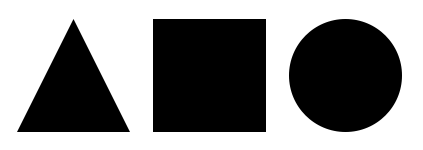
#> input picture 파이썬으로 만드는 OpenCV 프로젝트/img/shapes.png, 423 x 150 px; the run also reads 1 picture not shown here
$ jupyter execute --allow-errors '7장 영상분할.ipynb'   (shell and % lines are left out)   (older library calls are emulated)
#> lines starting #> are read from the running program, lines starting #| are printed output that depends on the picture; after the words box and inside, x2 and y2 are one past the last pixel; in counts of white or black regions, pixels touching at a corner belong together
open cv 버전 차이로 기존 코드로는 다음과 같은 오류 발생

[cell 1]
import cv2
import numpy as np

img = cv2.imread('./img/shapes.png')
#> img is the input picture: shape (150, 423, 3); min 0, max 255, mean 137.7
img2 = img.copy()

# 그레이 스케일로 변환 ---①
imgray = cv2.cvtColor(img, cv2.COLOR_BGR2GRAY)
# 스레시홀드로 바이너리 이미지로 만들어서 검은배경에 흰색전경으로 반전 ---②
ret, imthres = cv2.threshold(imgray, 127, 255, cv2.THRESH_BINARY_INV)
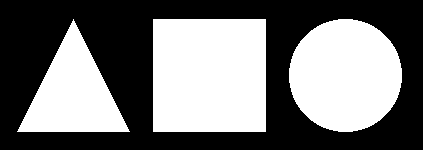
#> imthres: shape (150, 423); 46% white; 3 white regions

# 가장 바깥쪽 컨투어에 대해 모든 좌표 반환 ---③
im2, contour, hierarchy = cv2.findContours(imthres, cv2.RETR_EXTERNAL, \
                                                 cv2.CHAIN_APPROX_NONE)
#> contour = 3 contours; box (x1, y1, x2, y2) and area: (153, 19, 266, 132) 12544, (289, 19, 402, 132) 9870, (17, 19, 130, 132) 6216
# 가장 바깥쪽 컨투어에 대해 꼭지점 좌표만 반환 ---④
im2, contour2, hierarchy = cv2.findContours(imthres, cv2.RETR_EXTERNAL, \
                                                cv2.CHAIN_APPROX_SIMPLE)
#> contour2 has the same summary as contour
# 각각의 컨투의 갯수 출력 ---⑤
print('도형의 갯수: %d(%d)'% (len(contour), len(contour2)))
#| 도형의 갯수: 3(3)

# 모든 좌표를 갖는 컨투어 그리기, 초록색  ---⑥
cv2.drawContours(img, contour, -1, (0,255,0), 4)
#> img: shape (150, 423, 3); 8.62% of pixels changed, all inside (x1, y1, x2, y2) = (15, 17, 404, 134)
# 꼭지점 좌표만을 갖는 컨투어 그리기, 초록색  ---⑦
cv2.drawContours(img2, contour2, -1, (0,255,0), 4)

# 컨투어 모든 좌표를 작은 파랑색 점(원)으로 표시 ---⑧
for i in contour:
    for j in i:
        cv2.circle(img, tuple(j[0]), 1, (255,0,0), -1)
#> this loop made 3 passes
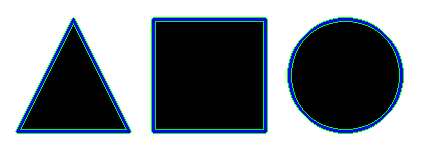
#> img: shape (150, 423, 3); mean B, G, R 141.9, 137.5, 128.7

# 컨투어 꼭지점 좌표를 작은 파랑색 점(원)으로 표시 ---⑨
for i in contour2:
    for j in i:
        cv2.circle(img2, tuple(j[0]), 1, (255,0,0), -1)
#> this loop made 3 passes
#> i on pass 2: [[153, 19], [153, 131], [265, 131], [265, 19]]
#> img2: shape (150, 423, 3); mean B, G, R 133.7, 145.7, 128.7

# 결과 출력 ---⑩
cv2.imshow('CHAIN_APPROX_NONE', img)
cv2.imshow('CHAIN_APPROX_SIMPLE', img2)
cv2.waitKey(0)
cv2.destroyAllWindows()

[cell 2]
cv2.__version__
#> Out = '4.13.0'

다음과 같이 수정

[cell 3]
import cv2
import numpy as np

img = cv2.imread('./img/shapes.png')
img2 = img.copy()

# 그레이 스케일로 변환 ---①
imgray = cv2.cvtColor(img, cv2.COLOR_BGR2GRAY)
# 스레시홀드로 바이너리 이미지로 만들어서 검은배경에 흰색전경으로 반전 ---②
ret, imthres = cv2.threshold(imgray, 127, 255, cv2.THRESH_BINARY_INV)

# 가장 바깥쪽 컨투어에 대해 모든 좌표 반환 ---③
#im2,
contour, hierarchy = cv2.findContours(imthres, cv2.RETR_EXTERNAL, \
                                                 cv2.CHAIN_APPROX_NONE)
# 가장 바깥쪽 컨투어에 대해 꼭지점 좌표만 반환 ---④
#im2,
contour2, hierarchy = cv2.findContours(imthres, cv2.RETR_EXTERNAL, \
                                                cv2.CHAIN_APPROX_SIMPLE)
# 각각의 컨투의 갯수 출력 ---⑤
print('도형의 갯수: %d(%d)'% (len(contour), len(contour2)))
#| 도형의 갯수: 3(3)

# 모든 좌표를 갖는 컨투어 그리기, 초록색  ---⑥
cv2.drawContours(img, contour, -1, (0,255,0), 4)
# 꼭지점 좌표만을 갖는 컨투어 그리기, 초록색  ---⑦
cv2.drawContours(img2, contour2, -1, (0,255,0), 4)

# 컨투어 모든 좌표를 작은 파랑색 점(원)으로 표시 ---⑧
for i in contour:
    for j in i:
        cv2.circle(img, tuple(j[0]), 1, (255,0,0), -1)

# 컨투어 꼭지점 좌표를 작은 파랑색 점(원)으로 표시 ---⑨
for i in contour2:
    for j in i:
        cv2.circle(img2, tuple(j[0]), 1, (255,0,0), -1)

# 결과 출력 ---⑩
cv2.imshow('CHAIN_APPROX_NONE', img)
cv2.imshow('CHAIN_APPROX_SIMPLE', img2)
cv2.waitKey(0)
cv2.destroyAllWindows()

#노트북에서 보기
from matplotlib import pyplot as plt
def cv2tomat(img):
    b, g, r = cv2.split(img)   # img파일을 b,g,r로 분리
    img2 = cv2.merge([r,g,b]) # b, r을 바꿔서 Merge
    return img2
images = {'CHAIN_APPROX_NONE':img,'CHAIN_APPROX_SIMPLE':img2}
for i, (k, v) in enumerate(images.items()):
    plt.subplot(len(images),1,i+1)
    plt.title(k)
    plt.imshow(cv2tomat(v))
#> this loop made 2 passes
#plt.rcParams["figure.figsize"] = (30,30)
plt.show()

[cell 4]
import cv2
import numpy as np

# 영상 읽기
img = cv2.imread('./img/shapes_donut.png')
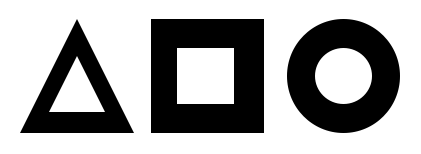
#> input picture 파이썬으로 만드는 OpenCV 프로젝트/img/shapes_donut.png, 421 x 154 px
#> img is the input picture: shape (154, 421, 3); min 0, max 255, mean 167.6
img2 = img.copy()
# 바이너리 이미지로 변환
imgray = cv2.cvtColor(img, cv2.COLOR_BGR2GRAY)
#> imgray: shape (154, 421)
ret, imthres = cv2.threshold(imgray, 127, 255, cv2.THRESH_BINARY_INV)
#> imthres: shape (154, 421); 34.3% white; 3 white regions

# 가장 바깥 컨투어만 수집   --- ①
im2, contour, hierarchy = cv2.findContours(imthres, cv2.RETR_EXTERNAL, \
                                                cv2.CHAIN_APPROX_NONE)
#> contour = 3 contours; box (x1, y1, x2, y2) and area: (151, 19, 264, 133) 12656, (287, 19, 400, 133) 9964, (20, 20, 134, 133) 6328
# 컨투어 갯수와 계층 트리 출력 --- ②
print(len(contour), hierarchy)
#| 3 [[[ 1 -1 -1 -1]
#|   [ 2  0 -1 -1]
#|   [-1  1 -1 -1]]]

# 모든 컨투어를 트리 계층 으로 수집 ---③
im2, contour2, hierarchy = cv2.findContours(imthres, cv2.RETR_TREE, \
                                            cv2.CHAIN_APPROX_SIMPLE)
#> contour2 = 6 contours; box (x1, y1, x2, y2) and area: (151, 19, 264, 133) 12656, (287, 19, 400, 133) 9964, (20, 20, 134, 133) 6328, (176, 47, 235, 105) 3304, (314, 47, 373, 105) 2584, (48, 56, 106, 113) 1651
# 컨투어 갯수와 계층 트리 출력 ---④
print(len(contour2), hierarchy)
#| 6 [[[ 2 -1  1 -1]
#|   [-1 -1 -1  0]
#|   [ 4  0  3 -1]
#|   [-1 -1 -1  2]
#|   [-1  2  5 -1]
#|   [-1 -1 -1  4]]]

# 가장 바깥 컨투어만 그리기 ---⑤
cv2.drawContours(img, contour, -1, (0,255,0), 3)
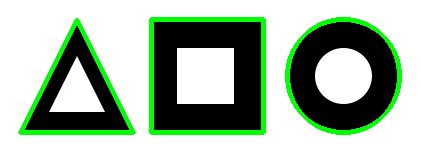
#> img: shape (154, 421, 3); 8.49% of pixels changed, all inside (x1, y1, x2, y2) = (18, 17, 402, 135)
# 모든 컨투어 그리기 ---⑥
for idx, cont in enumerate(contour2):
    # 랜덤한 컬러 추출 ---⑦
    color = [int(i) for i in np.random.randint(0,255, 3)]
    # 컨투어 인덱스 마다 랜덤한 색상으로 그리기 ---⑧
    cv2.drawContours(img2, contour2, idx, color, 3)
    # 컨투어 첫 좌표에 인덱스 숫자 표시 ---⑨
    cv2.putText(img2, str(idx), tuple(cont[0][0]), cv2.FONT_HERSHEY_PLAIN, \
                                                            1, (0,0,255))
#> this loop made 6 passes
#> color on passes 1, 2, 3, 4, 6: [172, 47, 117], [192, 67, 251], [195, 103, 9], [211, 21, 242], [216, 88, 140]
#> (cont, color) on pass 5: ([[151, 19], [151, 132], [263, 132], [263, 19]], [36, 87, 70])
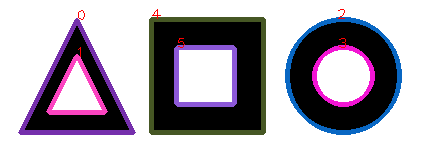
#> img2: shape (154, 421, 3); 12.91% of pixels changed, all inside (x1, y1, x2, y2) = (18, 9, 402, 135)

# 화면 출력
cv2.imshow('RETR_EXTERNAL', img)
cv2.imshow('RETR_TREE', img2)
cv2.waitKey(0)
cv2.destroyAllWindows()

[cell 5]
import cv2
import numpy as np

# 영상 읽기
img = cv2.imread('./img/shapes_donut.png')
img2 = img.copy()
# 바이너리 이미지로 변환
imgray = cv2.cvtColor(img, cv2.COLOR_BGR2GRAY)
ret, imthres = cv2.threshold(imgray, 127, 255, cv2.THRESH_BINARY_INV)

# 가장 바깥 컨투어만 수집   --- ①
#im2,
contour, hierarchy = cv2.findContours(imthres, cv2.RETR_EXTERNAL, \
                                                cv2.CHAIN_APPROX_NONE)
# 컨투어 갯수와 계층 트리 출력 --- ②
print(len(contour), hierarchy)
#| 3 [[[ 1 -1 -1 -1]
#|   [ 2  0 -1 -1]
#|   [-1  1 -1 -1]]]

# 모든 컨투어를 트리 계층 으로 수집 ---③
#im2,
contour2, hierarchy = cv2.findContours(imthres, cv2.RETR_TREE, \
                                            cv2.CHAIN_APPROX_SIMPLE)
# 컨투어 갯수와 계층 트리 출력 ---④
print(len(contour2), hierarchy)
#| 6 [[[ 2 -1  1 -1]
#|   [-1 -1 -1  0]
#|   [ 4  0  3 -1]
#|   [-1 -1 -1  2]
#|   [-1  2  5 -1]
#|   [-1 -1 -1  4]]]

# 가장 바깥 컨투어만 그리기 ---⑤
cv2.drawContours(img, contour, -1, (0,255,0), 3)
# 모든 컨투어 그리기 ---⑥
for idx, cont in enumerate(contour2):
    # 랜덤한 컬러 추출 ---⑦
    color = [int(i) for i in np.random.randint(0,255, 3)]
    # 컨투어 인덱스 마다 랜덤한 색상으로 그리기 ---⑧
    cv2.drawContours(img2, contour2, idx, color, 3)
    # 컨투어 첫 좌표에 인덱스 숫자 표시 ---⑨
    cv2.putText(img2, str(idx), tuple(cont[0][0]), cv2.FONT_HERSHEY_PLAIN, \
                                                            1, (0,0,255))
#> this loop made 6 passes
#> color on passes 1, 2, 3, 4, 6: [58, 193, 230], [39, 87, 174], [88, 81, 165], [25, 77, 72], [208, 243, 197]
#> (cont, color) on pass 5: ([[151, 19], [151, 132], [263, 132], [263, 19]], [9, 148, 115])
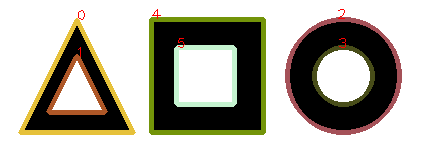
#> img2: shape (154, 421, 3); 12.91% of pixels changed, all inside (x1, y1, x2, y2) = (18, 9, 402, 135)

# 화면 출력
cv2.imshow('RETR_EXTERNAL', img)
cv2.imshow('RETR_TREE', img2)
cv2.waitKey(0)
cv2.destroyAllWindows()


#노트북에서 보기
from matplotlib import pyplot as plt
def cv2tomat(img):
    b, g, r = cv2.split(img)   # img파일을 b,g,r로 분리
    img2 = cv2.merge([r,g,b]) # b, r을 바꿔서 Merge
    return img2
images = {'RETR_EXTERNAL':img,'RETR_TREE':img2}
for i, (k, v) in enumerate(images.items()):
    plt.subplot(len(images),1,i+1)
    plt.title(k)
    plt.imshow(cv2tomat(v))
#> this loop made 2 passes
#plt.rcParams["figure.figsize"] = (30,30)
plt.show()

[cell 6]
import cv2
import numpy as np

img = cv2.imread("./img/shapes.png")
# 그레이 스케일 변환
imgray = cv2.cvtColor(img, cv2.COLOR_BGR2GRAY)
# 바이너리 스케일 변환
ret, th = cv2.threshold(imgray, 127, 255, cv2.THRESH_BINARY_INV)
# 컨투어 찾기
contours, hierachy = cv2.findContours(th, cv2.RETR_EXTERNAL, \
                                            cv2.CHAIN_APPROX_SIMPLE)
#> contours = 3 contours; box (x1, y1, x2, y2) and area: (153, 19, 266, 132) 12544, (289, 19, 402, 132) 9870, (17, 19, 130, 132) 6216

# 각 도형의 컨투어에 대한 루프
for c in contours:
    # 모멘트 계산
    mmt = cv2.moments(c)
    # m10/m00, m01/m00  중심점 계산
    cx = int(mmt['m10']/mmt['m00'])
    cy = int(mmt['m01']/mmt['m00'])
    # 영역 넓이
    a = mmt['m00']
    # 영역 외곽선 길이
    l = cv2.arcLength(c, True)
    # 중심점에 노란색 점 그리기
    cv2.circle(img, (cx, cy), 5, (0, 255, 255), -1)
    # 중심점 근처에 넓이 그리기
    cv2.putText(img, "A:%.0f"%a, (cx, cy+20) , cv2.FONT_HERSHEY_PLAIN, \
                                                            1, (0,0,255))
    # 컨투어 시작점에 길이 그리기
    cv2.putText(img, "L:%.2f"%l, tuple(c[0][0]), cv2.FONT_HERSHEY_PLAIN, \
                                                            1, (255,0,0))
    # 함수로 컨투어 넓이 계산해서 출력
    print("area:%.2f"%cv2.contourArea(c, False))
#> this loop made 3 passes
#> (cx, cy, a, l) on passes 1, 3: (345, 75, 9870, 370.7), (73, 93, 6216, 382.4)
#> (c, cx, cy, a, l) on pass 2: ([[153, 19], [153, 131], [265, 131], [265, 19]], 209, 75, 12544, 448)
#| area:9870.00
#| area:12544.00
#| area:6216.00
#> img: shape (150, 423, 3)

# 결과 출력
# cv2.imshow('center', img)
# cv2.waitKey(0)
# cv2.destroyAllWindows()

from matplotlib import pyplot as plt
def cv2tomat(img):
    b, g, r = cv2.split(img)   # img파일을 b,g,r로 분리
    img2 = cv2.merge([r,g,b]) # b, r을 바꿔서 Merge
#> img2: shape (150, 423, 3)
    return img2
#plt.rcParams["figure.figsize"] = (30,30)
plt.title('center')
plt.imshow(cv2tomat(img))

[cell 7]
import cv2
import numpy as np

# 이미지 읽어서 그레이스케일 변환, 바이너리 스케일 변환
img = cv2.imread("./img/lightning.png")
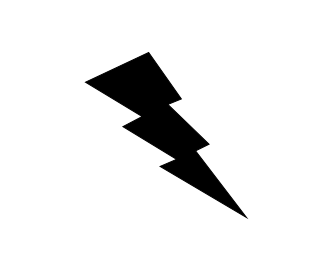
#> input picture 파이썬으로 만드는 OpenCV 프로젝트/img/lightning.png, 331 x 276 px
#> img is the input picture: shape (276, 331, 3); min 0, max 255, mean 234.7
img1=img.copy()
imgray = cv2.cvtColor(img, cv2.COLOR_BGR2GRAY)
#> imgray: shape (276, 331)
ret, th = cv2.threshold(imgray, 127,255,cv2.THRESH_BINARY_INV)
#> th: shape (276, 331); 8% white; 1 white region

# 컨튜어 찾기
contours, hr = cv2.findContours(th, cv2.RETR_EXTERNAL, \
                                        cv2.CHAIN_APPROX_SIMPLE)
#> contours = 1 contour; box (x1, y1, x2, y2) and area: (85, 52, 248, 219) 7052; hr = [[-1, -1, -1, -1]]
contr = contours[0]
#> contr = contour of 332 points, box (x1, y1, x2, y2) (85, 52, 248, 219), area 7052

# 감싸는 사각형 표시(검정색)
x,y,w,h = cv2.boundingRect(contr)
#> x = 85; y = 52; w = 163; h = 167
cv2.rectangle(img, (x,y), (x+w, y+h), (0,0,0), 3)

# 최소한의 사각형 표시(초록색)
rect = cv2.minAreaRect(contr)
#> rect = ((177.9, 139.9), (67.77, 208.5), -40.06)
box = cv2.boxPoints(rect)   # 중심점과 각도를 4개의 꼭지점 좌표로 변환
#> box = [[219.1, 241.5], [84.92, 81.91], [136.8, 38.29], [271, 197.8]]
box = np.int0(box)          # 정수로 변환
#> box = [[219, 241], [84, 81], [136, 38], [270, 197]]
cv2.drawContours(img, [box], -1, (0,255,0), 3)

# 최소한의 원 표시(파랑색)
(x,y), radius = cv2.minEnclosingCircle(contr)
#> x = 166; y = 150; radius = 105.8
cv2.circle(img, (int(x), int(y)), int(radius), (255,0,0), 2)

# 최소한의 삼각형 표시(분홍색)
ret, tri = cv2.minEnclosingTriangle(contr)
#> ret = 11620.5; tri = [[259.6, 242.2], [158, 46.83], [62.42, 91.8]]
cv2.polylines(img, [np.int32(tri)], True, (255,0,255), 2)

# 최소한의 타원 표시(노랑색)
ellipse = cv2.fitEllipse(contr)
#> ellipse = ((162.5, 120.9), (60.93, 210), 138.7)
cv2.ellipse(img, ellipse, (0,255,255), 3)

# 중심점 통과하는 직선 표시(빨강색)
[vx,vy,x,y] = cv2.fitLine(contr, cv2.DIST_L2,0,0.01,0.01)
#> vx = [0.643]; vy = [0.766]; x = [161]; y = [130.3]
cols,rows = img.shape[:2]
#> cols = 276; rows = 331
#> (the rest of this cell did not finish here and is left out)

[cell 8]
import cv2
import numpy as np

img = cv2.imread('./img/bad_rect.png')
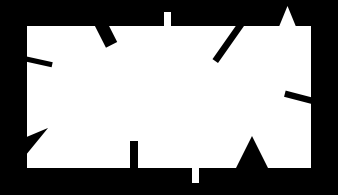
#> input picture 파이썬으로 만드는 OpenCV 프로젝트/img/bad_rect.png, 338 x 195 px
#> img is the input picture: shape (195, 338, 3); min 0, max 255, mean 150.6
img2 = img.copy()

# 그레이스케일과 바이너리 스케일 변환
imgray = cv2.cvtColor(img, cv2.COLOR_BGR2GRAY)
#> imgray: shape (195, 338)
ret, th = cv2.threshold(imgray, 127, 255, cv2.THRESH_BINARY)
#> th: shape (195, 338); 59.1% white; 1 black region

# 컨투어 찾기 ---①
contours, hierachy = cv2.findContours(th, cv2.RETR_EXTERNAL, \
                                     cv2.CHAIN_APPROX_SIMPLE)
#> contours = 1 contour; box (x1, y1, x2, y2) and area: (27, 7, 311, 183) 38314
contour = contours[0]
#> contour = contour of 297 points, box (x1, y1, x2, y2) (27, 7, 311, 183), area 38314
# 전체 둘레의 0.05로 오차 범위 지정 ---②
epsilon = 0.05 * cv2.arcLength(contour, True)
#> epsilon = 65.44
# 근사 컨투어 계산 ---③
approx = cv2.approxPolyDP(contour, epsilon, True)
#> approx = [[310, 26], [27, 26], [27, 167], [310, 167]]

# 각각 컨투어 선 그리기 ---④
cv2.drawContours(img, [contour], -1, (0,255,0), 3)
#> img: shape (195, 338, 3); 9.2% of pixels changed, all inside (x1, y1, x2, y2) = (25, 5, 313, 185)
cv2.drawContours(img2, [approx], -1, (0,255,0), 3)
#> img2: shape (195, 338, 3)

# [7 lines of commented-out code are left out]
from matplotlib import pyplot as plt
def cv2tomat(img):
    b, g, r = cv2.split(img)   # img파일을 b,g,r로 분리
    img2 = cv2.merge([r,g,b]) # b, r을 바꿔서 Merge
    return img2
images = {'contour':img,'approx':img2}
for i, (k, v) in enumerate(images.items()):
    plt.subplot(len(images),1,i+1)
    plt.title(k)
    plt.imshow(cv2tomat(v))
#> this loop made 2 passes
#plt.rcParams["figure.figsize"] = (30,30)
plt.show()

[cell 9]
import cv2
import numpy as np

img = cv2.imread('./img/hand.jpg')
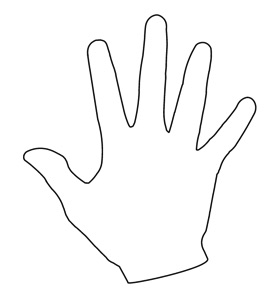
#> input picture 파이썬으로 만드는 OpenCV 프로젝트/img/hand.jpg, 269 x 295 px
#> img is the input picture: shape (295, 269, 3); min 0, max 255, mean 249.1
img2 = img.copy()
# 그레이 스케일 및 바이너리 스케일 변환 ---①
gray = cv2.cvtColor(img, cv2.COLOR_BGR2GRAY)
ret, th = cv2.threshold(gray, 127, 255, cv2.THRESH_BINARY_INV)
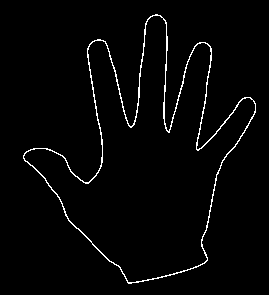
#> th: shape (295, 269); 2.3% white in thin lines or dots, all inside (x1, y1, x2, y2) = (23, 14, 256, 284)

# 컨투어 찾기와 그리기 ---②
contours, heiarchy = cv2.findContours(th, cv2.RETR_EXTERNAL, \
                                         cv2.CHAIN_APPROX_SIMPLE)
#> contours = 1 contour; box (x1, y1, x2, y2) and area: (23, 14, 256, 284) 27536; heiarchy = [[-1, -1, -1, -1]]
cntr = contours[0]
#> cntr = contour of 512 points, box (x1, y1, x2, y2) (23, 14, 256, 284), area 27536
cv2.drawContours(img, [cntr], -1, (0, 255,0), 1)

# 볼록 선체 찾기(좌표 기준)와 그리기 ---③
hull = cv2.convexHull(cntr)
#> hull = contour of 27 points, box (x1, y1, x2, y2) (23, 14, 256, 284), area 40932
cv2.drawContours(img2, [hull], -1, (0,255,0), 1)
# 볼록 선체 만족 여부 확인 ---④
print(cv2.isContourConvex(cntr), cv2.isContourConvex(hull))
#| False True

# 볼록 선체 찾기(인덱스 기준) ---⑤
hull2 = cv2.convexHull(cntr, returnPoints=False)
#> hull2 = 27 values, max 511 at index 0, min 0 at index 26, mean 253.6
# 볼록 선체 결함 찾기 ---⑥
defects = cv2.convexityDefects(cntr, hull2)
#> defects = 19 rows, first 6: [0, 2, 1, 162], [2, 91, 35, 23967], [91, 93, 92, 114], [94, 180, 137, 18631], [180, 182, 181, 114], [183, 185, 184, 114]
# 볼록 선체 결함 순회
for i in range(defects.shape[0]):
    # 시작, 종료, 가장 먼 지점, 거리 ---⑦
    startP, endP, farthestP, distance = defects[i, 0]
    # 가장 먼 지점의 좌표 구하기 ---⑧
    farthest = tuple(cntr[farthestP][0])
    # 거리를 부동 소수점으로 변환 ---⑨
    dist = distance/256.0
    # 거리가 1보다 큰 경우 ---⑩
    if dist > 1 :
        # 빨강색 점 표시
        cv2.circle(img2, farthest, 3, (0,0,255), -1)
#> this loop made 19 passes
#> (startP, endP, farthestP, distance, farthest, dist) on passes 1 to 12: (0, 2, 1, 162, (154, 15), 0.633), (2, 91, 35, 23967, (131, 126), 93.62), (91, 93, 92, 114, (93, 41), 0.445), (94, 180, 137, 18631, (98, 171), 72.78), (180, 182, 181, 114, (24, 154), 0.445), (183, 185, 184, 114, (24, 159), 0.445), (185, 217, 198, 1514, (57, 195), 5.91), (217, 243, 230, 1173, (120, 268), 4.58), (245, 247, 246, 217, (132, 282), 0.848), (247, 255, 248, 201, (139, 281), 0.785), (255, 263, 256, 186, (159, 277), 0.727), (263, 267, 266, 211, (178, 272), 0.824)
# [7 lines of commented-out code are left out]
from matplotlib import pyplot as plt
def cv2tomat(img):
    b, g, r = cv2.split(img)   # img파일을 b,g,r로 분리
    img2 = cv2.merge([r,g,b]) # b, r을 바꿔서 Merge
    return img2
images = {'contour':img,'convex hull':img2}
for i, (k, v) in enumerate(images.items()):
    plt.subplot(len(images),1,i+1)
    plt.title(k)
    plt.imshow(cv2tomat(v))
#> this loop made 2 passes
#plt.rcParams["figure.figsize"] = (30,30)
plt.show()

[cell 10]
import cv2
import numpy as np

# 매칭을 위한 이미지 읽기
target = cv2.imread('./img/4star.jpg') # 매칭 대상
shapes = cv2.imread('./img/shapestomatch.jpg') # 여러 도형
# 그레이 스케일 변환
targetGray = cv2.cvtColor(target, cv2.COLOR_BGR2GRAY)
#> (the rest of this cell did not finish here and is left out)

[cell 11]
import cv2
import numpy as np

img = cv2.imread('./img/sudoku.jpg')
#> (the rest of this cell did not finish here and is left out)

[cell 12]
import cv2
import numpy as np

img = cv2.imread('./img/sudoku.jpg')
#> (the rest of this cell did not finish here and is left out)

[cell 13]
import cv2
import numpy as np

img = cv2.imread('./img/coins_spread1.jpg')
# 그레이 스케일 변환 ---①
#> (the rest of this cell did not finish here and is left out)

[cell 14]
import cv2
import numpy as np

# 이미지를 읽어서 바이너리 스케일로 변환
img = cv2.imread('./img/full_body.jpg', cv2.IMREAD_GRAYSCALE)
_, biimg = cv2.threshold(img, 127, 255, cv2.THRESH_BINARY_INV)

# 거리 변환 ---①
dst = cv2.distanceTransform(biimg, cv2.DIST_L2, 5)
# 거리 값을 0 ~ 255 범위로 정규화 ---②
#> (the rest of this cell did not finish here and is left out)

[cell 15]
import cv2
import numpy as np

# 이미지 읽기
img = cv2.imread('./img/shapes_donut.png')
# 결과 이미지 생성
img2 = np.zeros_like(img)
# 그레이 스케일과 바이너리 스케일 변환
gray = cv2.cvtColor(img, cv2.COLOR_BGR2GRAY)
_, th = cv2.threshold(gray, 127, 255, cv2.THRESH_BINARY)

# 연결된 요소 레이블링 적용 ---①
cnt, labels = cv2.connectedComponents(th)
#> cnt = 5
#retval, labels, stats, cent = cv2.connectedComponentsWithStats(th)

# 레이블 갯수 만큼 순회
for i in range(cnt):
    # 레이블이 같은 영역에 랜덤한 색상 적용 ---②
    img2[labels==i] =  [int(j) for j in np.random.randint(0,255, 3)]

# [6 lines of commented-out code are left out]
from matplotlib import pyplot as plt
# [4 lines left out: function cv2tomat, not called in this run]
images = {'origin':img,'dlabeledist':img2}
for i, (k, v) in enumerate(images.items()):
    plt.subplot(len(images),1,i+1)
    plt.title(k)
    plt.imshow(v)
#> this loop made 2 passes
#plt.rcParams["figure.figsize"] = (30,30)
plt.show()
